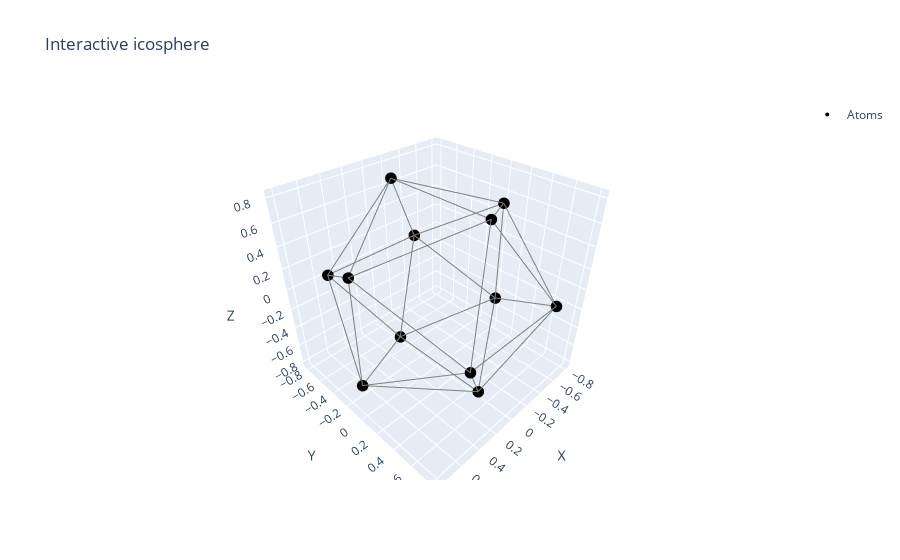

Source (notebook cell):
### Code cell
# Create scatter plot of atoms
atoms = go.Scatter3d(
    x=scaled_sphere_points[:, 0],
    y=scaled_sphere_points[:, 1],
    z=scaled_sphere_points[:, 2],
    mode='markers',
    marker=dict(size=4, color='black'),
    name='Atoms'
)

# Create lines between atoms within bonding distance
D = squareform(pdist(scaled_sphere_points))

bond_length = 1
tolerance = 0.001 # allow tiny numerical error

# Only draw edges where distance ≈ bond length
edges = []
for i in range(len(scaled_sphere_points)):
    for j in range(i + 1, len(scaled_sphere_points)):
        dist = np.linalg.norm(scaled_sphere_points[i] - scaled_sphere_points[j])
        if abs(dist - bond_length) < tolerance:
            edges.append(go.Scatter3d(
                x=[scaled_sphere_points[i, 0], scaled_sphere_points[j, 0], None],
                y=[scaled_sphere_points[i, 1], scaled_sphere_points[j, 1], None],
                z=[scaled_sphere_points[i, 2], scaled_sphere_points[j, 2], None],
                mode='lines',
                line=dict(color='gray', width=2),
                showlegend=False
            ))


# Combine all objects
fig = go.Figure(data=[atoms] + edges)
fig.update_layout(
    title='Interactive icosphere',
    scene=dict(
        xaxis=dict(title='X'),
        yaxis=dict(title='Y'),
        zaxis=dict(title='Z'),
        aspectmode='data'
    )
)

fig.show()

### Figure 1 — Plotly figure (JSON) as saved in the notebook; plotly's stock layout.template omitted (floating-point values rounded to 4 significant figures)
{"data": [{"marker": {"color": "black", "size": 4}, "mode": "markers", "name": "Atoms", "type": "scatter3d", "x": [-0.5, 0.5, -0.5, 0.5, 0, 0, 0, 0, 0.809, 0.809, -0.809, -0.809], "y": [0.809, 0.809, -0.809, -0.809, -0.5, 0.5, -0.5, 0.5, 0, 0, 0, 0], "z": [-9.382e-20, 0, -1.064e-19, -1.064e-19, 0.809, 0.809, -0.809, -0.809, -0.5, 0.5, -0.5, 0.5]}, {"line": {"color": "gray", "width": 2}, "mode": "lines", "showlegend": false, "type": "scatter3d", "x": [-0.5, 0.5, null], "y": [0.809, 0.809, null], "z": [-9.382e-20, 0, null]}, {"line": {"color": "gray", "width": 2}, "mode": "lines", "showlegend": false, "type": "scatter3d", "x": [-0.5, 0, null], "y": [0.809, 0.5, null], "z": [-9.382e-20, 0.809, null]}, {"line": {"color": "gray", "width": 2}, "mode": "lines", "showlegend": false, "type": "scatter3d", "x": [-0.5, 0, null], "y": [0.809, 0.5, null], "z": [-9.382e-20, -0.809, null]}, {"line": {"color": "gray", "width": 2}, "mode": "lines", "showlegend": false, "type": "scatter3d", "x": [-0.5, -0.809, null], "y": [0.809, 0, null], "z": [-9.382e-20, -0.5, null]}, {"line": {"color": "gray", "width": 2}, "mode": "lines", "showlegend": false, "type": "scatter3d", "x": [-0.5, -0.809, null], "y": [0.809, 0, null], "z": [-9.382e-20, 0.5, null]}, {"line": {"color": "gray", "width": 2}, "mode": "lines", "showlegend": false, "type": "scatter3d", "x": [0.5, 0, null], "y": [0.809, 0.5, null], "z": [0, 0.809, null]}, {"line": {"color": "gray", "width": 2}, "mode": "lines", "showlegend": false, "type": "scatter3d", "x": [0.5, 0, null], "y": [0.809, 0.5, null], "z": [0, -0.809, null]}, {"line": {"color": "gray", "width": 2}, "mode": "lines", "showlegend": false, "type": "scatter3d", "x": [0.5, 0.809, null], "y": [0.809, 0, null], "z": [0, -0.5, null]}, {"line": {"color": "gray", "width": 2}, "mode": "lines", "showlegend": false, "type": "scatter3d", "x": [0.5, 0.809, null], "y": [0.809, 0, null], "z": [0, 0.5, null]}, {"line": {"color": "gray", "width": 2}, "mode": "lines", "showlegend": false, "type": "scatter3d", "x": [-0.5, 0.5, null], "y": [-0.809, -0.809, null], "z": [-1.064e-19, -1.064e-19, null]}, {"line": {"color": "gray", "width": 2}, "mode": "lines", "showlegend": false, "type": "scatter3d", "x": [-0.5, 0, null], "y": [-0.809, -0.5, null], "z": [-1.064e-19, 0.809, null]}, {"line": {"color": "gray", "width": 2}, "mode": "lines", "showlegend": false, "type": "scatter3d", "x": [-0.5, 0, null], "y": [-0.809, -0.5, null], "z": [-1.064e-19, -0.809, null]}, {"line": {"color": "gray", "width": 2}, "mode": "lines", "showlegend": false, "type": "scatter3d", "x": [-0.5, -0.809, null], "y": [-0.809, 0, null], "z": [-1.064e-19, -0.5, null]}, {"line": {"color": "gray", "width": 2}, "mode": "lines", "showlegend": false, "type": "scatter3d", "x": [-0.5, -0.809, null], "y": [-0.809, 0, null], "z": [-1.064e-19, 0.5, null]}, {"line": {"color": "gray", "width": 2}, "mode": "lines", "showlegend": false, "type": "scatter3d", "x": [0.5, 0, null], "y": [-0.809, -0.5, null], "z": [-1.064e-19, 0.809, null]}, {"line": {"color": "gray", "width": 2}, "mode": "lines", "showlegend": false, "type": "scatter3d", "x": [0.5, 0, null], "y": [-0.809, -0.5, null], "z": [-1.064e-19, -0.809, null]}, {"line": {"color": "gray", "width": 2}, "mode": "lines", "showlegend": false, "type": "scatter3d", "x": [0.5, 0.809, null], "y": [-0.809, 0, null], "z": [-1.064e-19, -0.5, null]}, {"line": {"color": "gray", "width": 2}, "mode": "lines", "showlegend": false, "type": "scatter3d", "x": [0.5, 0.809, null], "y": [-0.809, 0, null], "z": [-1.064e-19, 0.5, null]}, {"line": {"color": "gray", "width": 2}, "mode": "lines", "showlegend": false, "type": "scatter3d", "x": [0, 0, null], "y": [-0.5, 0.5, null], "z": [0.809, 0.809, null]}, {"line": {"color": "gray", "width": 2}, "mode": "lines", "showlegend": false, "type": "scatter3d", "x": [0, 0.809, null], "y": [-0.5, 0, null], "z": [0.809, 0.5, null]}, {"line": {"color": "gray", "width": 2}, "mode": "lines", "showlegend": false, "type": "scatter3d", "x": [0, -0.809, null], "y": [-0.5, 0, null], "z": [0.809, 0.5, null]}, {"line": {"color": "gray", "width": 2}, "mode": "lines", "showlegend": false, "type": "scatter3d", "x": [0, 0.809, null], "y": [0.5, 0, null], "z": [0.809, 0.5, null]}, {"line": {"color": "gray", "width": 2}, "mode": "lines", "showlegend": false, "type": "scatter3d", "x": [0, -0.809, null], "y": [0.5, 0, null], "z": [0.809, 0.5, null]}, {"line": {"color": "gray", "width": 2}, "mode": "lines", "showlegend": false, "type": "scatter3d", "x": [0, 0, null], "y": [-0.5, 0.5, null], "z": [-0.809, -0.809, null]}, {"line": {"color": "gray", "width": 2}, "mode": "lines", "showlegend": false, "type": "scatter3d", "x": [0, 0.809, null], "y": [-0.5, 0, null], "z": [-0.809, -0.5, null]}, {"line": {"color": "gray", "width": 2}, "mode": "lines", "showlegend": false, "type": "scatter3d", "x": [0, -0.809, null], "y": [-0.5, 0, null], "z": [-0.809, -0.5, null]}, {"line": {"color": "gray", "width": 2}, "mode": "lines", "showlegend": false, "type": "scatter3d", "x": [0, 0.809, null], "y": [0.5, 0, null], "z": [-0.809, -0.5, null]}, {"line": {"color": "gray", "width": 2}, "mode": "lines", "showlegend": false, "type": "scatter3d", "x": [0, -0.809, null], "y": [0.5, 0, null], "z": [-0.809, -0.5, null]}, {"line": {"color": "gray", "width": 2}, "mode": "lines", "showlegend": false, "type": "scatter3d", "x": [0.809, 0.809, null], "y": [0, 0, null], "z": [-0.5, 0.5, null]}, {"line": {"color": "gray", "width": 2}, "mode": "lines", "showlegend": false, "type": "scatter3d", "x": [-0.809, -0.809, null], "y": [0, 0, null], "z": [-0.5, 0.5, null]}], "layout": {"scene": {"aspectmode": "data", "xaxis": {"title": {"text": "X"}}, "yaxis": {"title": {"text": "Y"}}, "zaxis": {"title": {"text": "Z"}}}, "title": {"text": "Interactive icosphere"}}}
